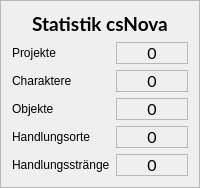
        <widget class="QFrame" name="frame">
         <property name="sizePolicy">
          <sizepolicy hsizetype="Expanding" vsizetype="Expanding">
           <horstretch>0</horstretch>
           <verstretch>0</verstretch>
          </sizepolicy>
         </property>
         <property name="frameShape">
          <enum>QFrame::Shape::StyledPanel</enum>
         </property>
         <property name="frameShadow">
          <enum>QFrame::Shadow::Raised</enum>
         </property>
         <layout class="QFormLayout" name="formLayout">
          <item row="0" column="0" colspan="2">
           <widget class="QLabel" name="labelStatistic">
            <property name="font">
             <font>
              <family>Lato</family>
              <pointsize>14</pointsize>
              <bold>true</bold>
              <stylestrategy>PreferAntialias</stylestrategy>
              <kerning>true</kerning>
             </font>
            </property>
            <property name="text">
             <string>Statistik csNova</string>
            </property>
            <property name="alignment">
             <set>Qt::AlignmentFlag::AlignCenter</set>
            </property>
           </widget>
          </item>
          <item row="1" column="0">
           <widget class="QLabel" name="labelProjects">
            <property name="text">
             <string>Projekte</string>
            </property>
           </widget>
          </item>
          <item row="1" column="1">
           <widget class="QLabel" name="labelCountProjects">
            <property name="font">
             <font>
              <family>Lato</family>
              <pointsize>12</pointsize>
              <bold>false</bold>
              <stylestrategy>PreferAntialias</stylestrategy>
              <kerning>true</kerning>
             </font>
            </property>
            <property name="frameShape">
             <enum>QFrame::Shape::StyledPanel</enum>
            </property>
            <property name="text">
             <string>0</string>
            </property>
            <property name="alignment">
             <set>Qt::AlignmentFlag::AlignCenter</set>
            </property>
           </widget>
          </item>
          <item row="2" column="0">
           <widget class="QLabel" name="labelCharacters">
            <property name="text">
             <string>Charaktere</string>
            </property>
           </widget>
          </item>
          <item row="2" column="1">
           <widget class="QLabel" name="labelCountCharacters">
            <property name="font">
             <font>
              <family>Lato</family>
              <pointsize>12</pointsize>
              <bold>false</bold>
              <stylestrategy>PreferAntialias</stylestrategy>
              <kerning>true</kerning>
             </font>
            </property>
            <property name="frameShape">
             <enum>QFrame::Shape::StyledPanel</enum>
            </property>
            <property name="text">
             <string>0</string>
            </property>
            <property name="alignment">
             <set>Qt::AlignmentFlag::AlignCenter</set>
            </property>
           </widget>
          </item>
          <item row="3" column="0">
           <widget class="QLabel" name="labelObjects">
            <property name="text">
             <string>Objekte</string>
            </property>
           </widget>
          </item>
          <item row="3" column="1">
           <widget class="QLabel" name="labelCountObjects">
            <property name="font">
             <font>
              <family>Lato</family>
              <pointsize>12</pointsize>
              <bold>false</bold>
              <stylestrategy>PreferAntialias</stylestrategy>
              <kerning>true</kerning>
             </font>
            </property>
            <property name="frameShape">
             <enum>QFrame::Shape::StyledPanel</enum>
            </property>
            <property name="text">
             <string>0</string>
            </property>
            <property name="alignment">
             <set>Qt::AlignmentFlag::AlignCenter</set>
            </property>
           </widget>
          </item>
          <item row="4" column="0">
           <widget class="QLabel" name="labelLocations">
            <property name="text">
             <string>Handlungsorte</string>
            </property>
           </widget>
          </item>
          <item row="4" column="1">
           <widget class="QLabel" name="labelCountLocations">
            <property name="font">
             <font>
              <family>Lato</family>
              <pointsize>12</pointsize>
              <bold>false</bold>
              <stylestrategy>PreferAntialias</stylestrategy>
              <kerning>true</kerning>
             </font>
            </property>
            <property name="frameShape">
             <enum>QFrame::Shape::StyledPanel</enum>
            </property>
            <property name="text">
             <string>0</string>
            </property>
            <property name="alignment">
             <set>Qt::AlignmentFlag::AlignCenter</set>
            </property>
           </widget>
          </item>
          <item row="5" column="0">
           <widget class="QLabel" name="labelStorylines">
            <property name="text">
             <string>Handlungsstränge</string>
            </property>
           </widget>
          </item>
          <item row="5" column="1">
           <widget class="QLabel" name="labelCountStorylines">
            <property name="font">
             <font>
              <family>Lato</family>
              <pointsize>12</pointsize>
              <bold>false</bold>
              <stylestrategy>PreferAntialias</stylestrategy>
              <kerning>true</kerning>
             </font>
            </property>
            <property name="frameShape">
             <enum>QFrame::Shape::StyledPanel</enum>
            </property>
            <property name="text">
             <string>0</string>
            </property>
            <property name="alignment">
             <set>Qt::AlignmentFlag::AlignCenter</set>
            </property>
           </widget>
          </item>
         </layout>
        </widget>
